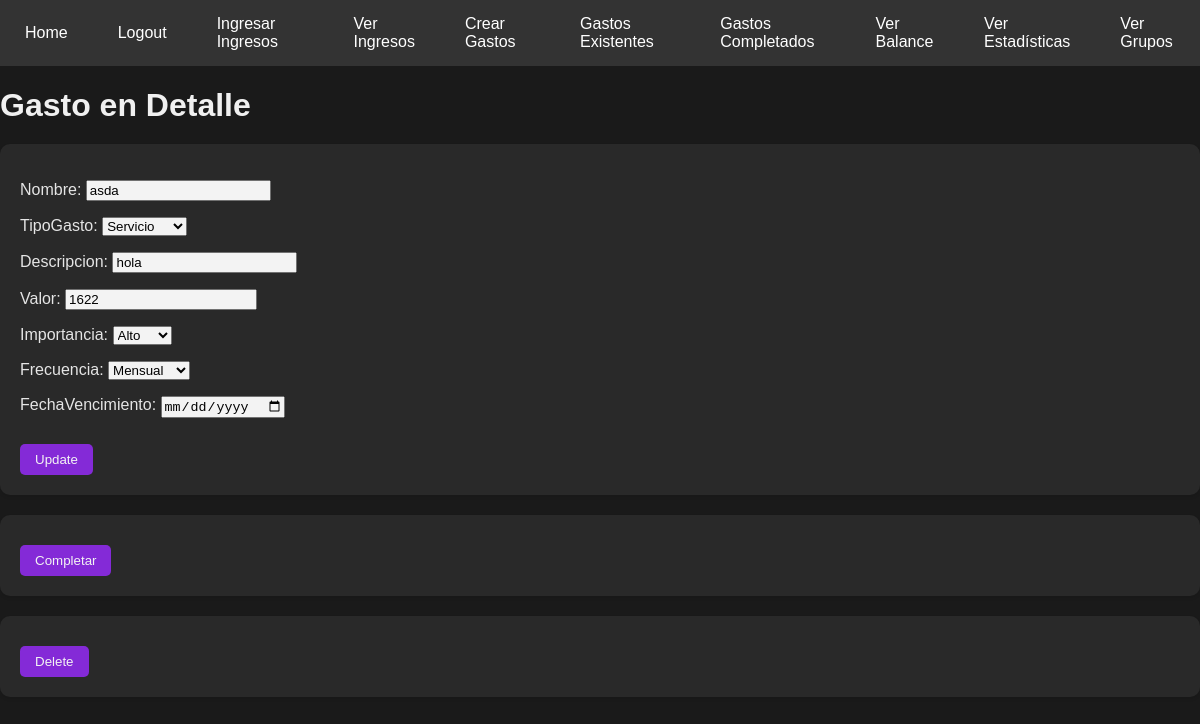
The app's page /verGastos/2/ (signed in) with its own data.
### tasks/models.py (models this page shows, shortened)
class CrearGasto(models.Model):
    id = models.AutoField(primary_key=True)
    Nombre = models.CharField(max_length=50)
    TIPO_GASTO_CHOICES = [
        ('servicios', 'Servicio'),
        ('deuda', 'Deuda'),
        ('comida', 'Comida'),
        ('hogar', 'Hogar'),
        ('educacion','Educacion'),
        ('ocio','Ocio'),
        ('otros', 'Otros'),
    ]
    TipoGasto = models.CharField(max_length=50, choices=TIPO_GASTO_CHOICES)
    Descripcion = models.CharField(max_length=50)
    Valor = models.BigIntegerField(default=0, blank=True, null=True)
    datecreated = models.DateTimeField(auto_now_add=True)
    datecompleted = models.DateTimeField(null=True)
    IMPORTANCIA_CHOICES = [
        ('alto', 'Alto'),
        ('medio', 'Medio'),
        ('bajo', 'Bajo'),
    ]
    Importancia = models.CharField(max_length=50, choices=IMPORTANCIA_CHOICES, default='medio')
    FRECUENCIA_CHOICES = [
        ('mensual', 'Mensual'),
        ('trimestral', 'Trimestral'),
        ('semestral', 'Semestral'),
        ('unico', 'Único'),
    ]
    Frecuencia = models.CharField(max_length=50, choices=FRECUENCIA_CHOICES, default='unico')
    FechaVencimiento = models.DateField(null=True, blank=True)
    user = models.ForeignKey(User, on_delete=models.CASCADE)

### tasks/views.py (the view, shortened to what this page needs)
# urls.py: path('verGastos/<int:gasto_id>/', views.gastoDetail, name= 'gastoDetail'),
@login_required
def gastoDetail(request, gasto_id):
    if request.method == 'GET':
        crearGasto = get_object_or_404(CrearGasto, pk=gasto_id, user = request.user)
        form = CrearGastoForm(instance = crearGasto)
        return render(request, 'gastoDetail.html' , {'gasto' : crearGasto, 'form' : form})

### tasks/forms.py
class CrearGastoForm(forms.ModelForm):
    FRECUENCIA_CHOICES = [
        ('mensual', 'Mensual'),
        ('trimestral', 'Trimestral'),
        ('semestral', 'Semestral'),
        ('unico', 'Único'),
    ]
    Frecuencia = forms.ChoiceField(choices=FRECUENCIA_CHOICES, required=True, label='Frecuencia')
    class Meta:
        model = CrearGasto
        fields = ['Nombre', 'TipoGasto', 'Descripcion', 'Valor', 'Importancia', 'Frecuencia', 'FechaVencimiento']
        widgets = {
            'FechaVencimiento': forms.DateInput(attrs={'type': 'date'}),  # Utiliza el widget DateInput
        }

### tasks/templates/gastoDetail.html (shortened to what this page needs)
{% extends 'base.html' %}
{% block content %}
<h1>Gasto en Detalle</h1>
<form method="POST">
    {{ form.as_p }}
    <button type="submit">Update</button>
</form>
<form action="{% url 'completeGasto' gasto.id %}" method="POST">
    <button type="submit">Completar</button>
</form>
<form action="{% url 'completeGasto' gasto.id %}" method="POST">
    <button type="submit">Delete</button>
</form>
{% endblock %}

### tasks/templates/base.html (style rules this page uses)
body { margin: 0; padding: 0; font-family: Arial, sans-serif; background-color: #f2f2f2; }

### tasks/templates/gastoDetail.html (style rules this page uses)
body { background-color: #1a1a1a; color: #f0f0f0; font-family: Arial, sans-serif; }
h1 { font-size: 2rem; margin-bottom: 20px; color: #f0f0f0; }
form { margin-top: 20px; padding: 20px; background-color: #2a2a2a; border-radius: 10px; box-shadow: 0 2px 4px rgba(0, 0, 0, 0.1); opacity: 0.95; transition: background-color 0.3s; }
button { margin-top: 10px; padding: 8px 15px; background-color: #8a2be2; color: #fff; border: none; border-radius: 5px; cursor: pointer; transition: background-color 0.5s; }

### records on screen
CrearGasto: Nombre "asda", TipoGasto "Servicio", Descripcion "hola", Valor "1622", Importancia "Alto", Frecuencia "Mensual"
